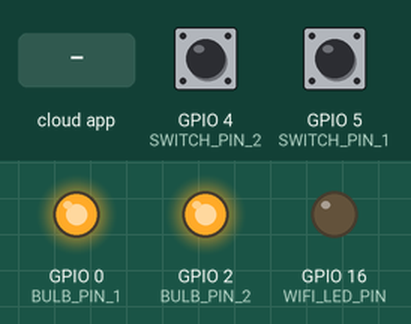
Recording of a sketch running on a simulated ESP8266 (NodeMCU). Parts: output pins drawn as LEDs (lit = HIGH). The test bench sets the inputs (shaded band); at power-on: GPIO 4 (SWITCH_PIN_2) HIGH, GPIO 5 (SWITCH_PIN_1) HIGH. WiFi joins after 1.5 s; servers stay silent unless stated; what the sketch prints to the serial monitor is not drawn.

Above: at 2.7 s.
2.8 s: the phone or cloud app sets YourDeviceID1 to 0
At 3.5 s:
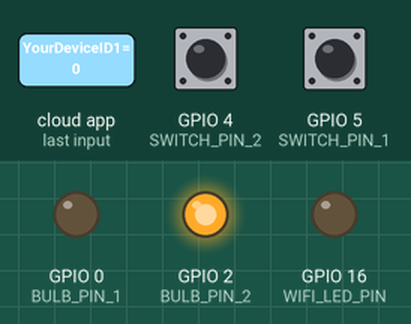
7.3 s: the phone or cloud app sets YourDeviceID1 to 1
At 8.1 s:
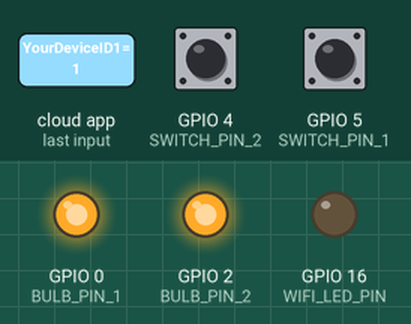
Timing chart, 0 to 9.8 s (numbered marks = the images above; inputs shaded):
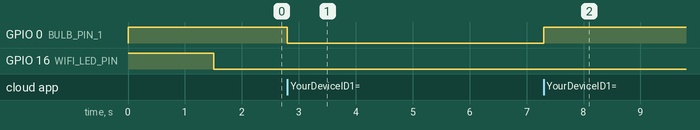

Measured:
- after the input at 2.8 s, GPIO 0 (BULB_PIN_1): HIGH → LOW at once
- after the input at 7.3 s, GPIO 0 (BULB_PIN_1): LOW → HIGH at once

The sketch:

direct-connections.ino
```cpp
#include <Arduino.h>
#include <ESP8266WiFi.h>
#include "SinricPro.h"
#include "SinricProSwitch.h"

#define WIFI_SSID         "YOUR_WIFI_NAME"
#define WIFI_PASS         "YOUR_WIFI_PASSWORD"
#define APP_KEY           "YOUR_SINRIC_APP_KEY"
#define APP_SECRET        "YOUR_SINRIC_APP_SECRET"

#define DEVICE_ID_1   "YourDeviceID1"
#define DEVICE_ID_2   "YOUR_DEVICE_ID" //bedroomlight
#define DEVICE_ID_3   "YOUR_DEVICE_ID" //roomlight
#define DEVICE_ID_4   "YOUR_DEVICE_ID" //kichen

#define SWITCH_PIN_1 5  //D1
#define SWITCH_PIN_2 4  //D2
#define SWITCH_PIN_3 14 //D5
#define SWITCH_PIN_4 12 //D6

#define BULB_PIN_1   0  // Change to the GPIO pin connected to Bulb 1
#define BULB_PIN_2   2  // Change to the GPIO pin connected to Bulb 2
#define BULB_PIN_3   13 // Change to the GPIO pin connected to Bulb 3
#define BULB_PIN_4   15 // Change to the GPIO pin connected to Bulb 4

#define WIFI_LED_PIN 16   //D0
#define BAUD_RATE    9600
#define DEBOUNCE_TIME 250

typedef struct {
  int switchPin;
  int bulbPin;
} DeviceConfig;

std::map<String, DeviceConfig> devices = {
    {DEVICE_ID_1, {SWITCH_PIN_1, BULB_PIN_1}},
    {DEVICE_ID_2, {SWITCH_PIN_2, BULB_PIN_2}},
    {DEVICE_ID_3, {SWITCH_PIN_3, BULB_PIN_3}},
    {DEVICE_ID_4, {SWITCH_PIN_4, BULB_PIN_4}}
};

typedef struct {
  String deviceId;
  bool lastSwitchState;
  unsigned long lastSwitchChange;
} SwitchConfig;

typedef struct {
  String deviceId;
  bool lastBulbState;
} BulbConfig;

std::map<int, SwitchConfig> switches;
std::map<int, BulbConfig> bulbs;

void setupSwitches() {
  for (auto &device : devices) {
    SwitchConfig switchConfig;
    switchConfig.deviceId = device.first;
    switchConfig.lastSwitchChange = 0;
    switchConfig.lastSwitchState = true;

    int switchPin = device.second.switchPin;
    switches[switchPin] = switchConfig;
    pinMode(switchPin, INPUT_PULLUP);
  }
}

void setupBulbs() {
  for (auto &device : devices) {
    BulbConfig bulbConfig;
    bulbConfig.deviceId = device.first;
    bulbConfig.lastBulbState = false; // Change the initial state as needed

    int bulbPin = device.second.bulbPin;
    bulbs[bulbPin] = bulbConfig;
    pinMode(bulbPin, OUTPUT);
    digitalWrite(bulbPin, HIGH);
  }
}

bool onPowerState(String deviceId, bool &state) {
  Serial.printf("%s: %s\r\n", deviceId.c_str(), state ? "on" : "off");

  if (deviceId == DEVICE_ID_1) {
    int bulbPin = devices[DEVICE_ID_1].bulbPin;
    digitalWrite(bulbPin, state);
  }
  // Add similar blocks for other devices if needed

  return true;
}

void handleSwitches() {
  unsigned long actualMillis = millis();
  for (auto &switchEntry : switches) {
    unsigned long lastSwitchChange = switchEntry.second.lastSwitchChange;
    if (actualMillis - lastSwitchChange > DEBOUNCE_TIME) {
      int switchPin = switchEntry.first;
      bool lastSwitchState = switchEntry.second.lastSwitchState;
      bool switchState = digitalRead(switchPin);
      if (switchState != lastSwitchState) {
        switchEntry.second.lastSwitchChange = actualMillis;
        String deviceId = switchEntry.second.deviceId;
        SinricProSwitch &mySwitch = SinricPro[deviceId];
        mySwitch.sendPowerStateEvent(!lastSwitchState);
        switchEntry.second.lastSwitchState = switchState;
      }
    }
  }
}

void handleBulbs() {
  for (auto &bulbEntry : bulbs) {
    int bulbPin = bulbEntry.first;
    bool lastBulbState = bulbEntry.second.lastBulbState;
    bool bulbState = digitalRead(bulbPin);

    if (bulbState != lastBulbState) {
      bulbEntry.second.lastBulbState = bulbState;
      String deviceId = bulbEntry.second.deviceId;
      SinricProSwitch &mySwitch = SinricPro[deviceId];
      mySwitch.sendPowerStateEvent(bulbState);
    }
  }
}

void setupWiFi() {
  Serial.printf("\r\n[Wifi]: Connecting");
  WiFi.begin(WIFI_SSID, WIFI_PASS);

  while (WiFi.status() != WL_CONNECTED) {
    Serial.printf(".");
    delay(250);
  }
  digitalWrite(WIFI_LED_PIN, LOW);
  Serial.printf("connected!\r\n[WiFi]: IP-Address is %s\r\n", WiFi.localIP().toString().c_str());
}

void setupSinricPro() {
  for (auto &device : devices) {
    const char *deviceId = device.first.c_str();
    SinricProSwitch &mySwitch = SinricPro[deviceId];
    mySwitch.onPowerState(onPowerState);
  }

  SinricPro.begin(APP_KEY, APP_SECRET);
  SinricPro.restoreDeviceStates(true);
}

void setup() {
  Serial.begin(BAUD_RATE);
  pinMode(WIFI_LED_PIN, OUTPUT);
  digitalWrite(WIFI_LED_PIN, HIGH);
  setupSwitches();
  setupBulbs();
  setupWiFi();
  setupSinricPro();
}

void loop() {
  SinricPro.handle();
  handleSwitches();
  handleBulbs();
}
```
